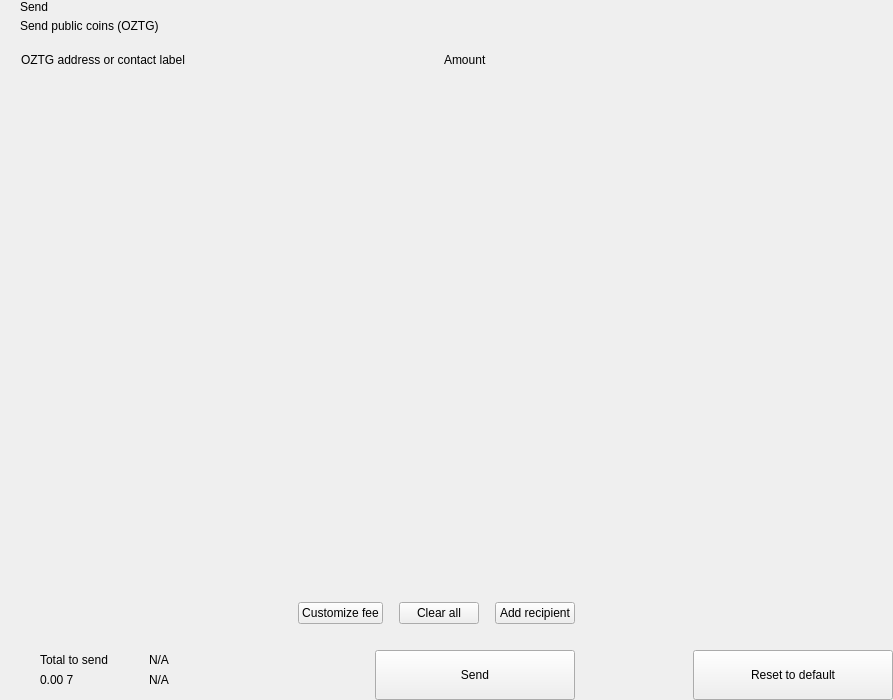
<?xml version="1.0" encoding="UTF-8"?>
<ui version="4.0">
 <class>send</class>
 <widget class="QWidget" name="send">
  <property name="geometry">
   <rect>
    <x>0</x>
    <y>0</y>
    <width>893</width>
    <height>700</height>
   </rect>
  </property>
  <property name="windowTitle">
   <string>Form</string>
  </property>
  <layout class="QHBoxLayout" name="horizontalLayout_2" stretch="2,1">
   <property name="spacing">
    <number>0</number>
   </property>
   <property name="leftMargin">
    <number>0</number>
   </property>
   <property name="topMargin">
    <number>0</number>
   </property>
   <property name="rightMargin">
    <number>0</number>
   </property>
   <property name="bottomMargin">
    <number>0</number>
   </property>
   <item>
    <widget class="QWidget" name="left" native="true">
     <layout class="QVBoxLayout" name="verticalLayout_3">
      <property name="spacing">
       <number>0</number>
      </property>
      <property name="leftMargin">
       <number>0</number>
      </property>
      <property name="topMargin">
       <number>0</number>
      </property>
      <property name="rightMargin">
       <number>0</number>
      </property>
      <property name="bottomMargin">
       <number>0</number>
      </property>
      <item>
       <layout class="QVBoxLayout" name="verticalLayout_22" stretch="0,0,0,1,0,0,0,0">
        <property name="spacing">
         <number>0</number>
        </property>
        <item>
         <layout class="QHBoxLayout" name="horizontalLayout_3">
          <property name="spacing">
           <number>0</number>
          </property>
          <property name="leftMargin">
           <number>20</number>
          </property>
          <property name="rightMargin">
           <number>20</number>
          </property>
          <item>
           <layout class="QVBoxLayout" name="verticalLayout">
            <property name="spacing">
             <number>5</number>
            </property>
            <item>
             <widget class="QLabel" name="labelTitle">
              <property name="text">
               <string>Send</string>
              </property>
              <property name="alignment">
               <set>Qt::AlignLeading|Qt::AlignLeft|Qt::AlignVCenter</set>
              </property>
             </widget>
            </item>
            <item>
             <widget class="QLabel" name="labelSubtitle1">
              <property name="text">
               <string>Send public coins (OZTG)</string>
              </property>
             </widget>
            </item>
           </layout>
          </item>
          <item>
           <spacer name="horizontalSpacer">
            <property name="orientation">
             <enum>Qt::Horizontal</enum>
            </property>
            <property name="sizeHint" stdset="0">
             <size>
              <width>40</width>
              <height>20</height>
             </size>
            </property>
           </spacer>
          </item>
         </layout>
        </item>
        <item>
         <spacer name="verticalSpacer_2">
          <property name="orientation">
           <enum>Qt::Vertical</enum>
          </property>
          <property name="sizeType">
           <enum>QSizePolicy::Fixed</enum>
          </property>
          <property name="sizeHint" stdset="0">
           <size>
            <width>20</width>
            <height>20</height>
           </size>
          </property>
         </spacer>
        </item>
        <item>
         <layout class="QHBoxLayout" name="horizontalLayout" stretch="6,0,2">
          <property name="spacing">
           <number>0</number>
          </property>
          <property name="leftMargin">
           <number>10</number>
          </property>
          <property name="topMargin">
           <number>0</number>
          </property>
          <property name="rightMargin">
           <number>20</number>
          </property>
          <property name="bottomMargin">
           <number>0</number>
          </property>
          <item>
           <widget class="QLabel" name="labelSubtitleAddress">
            <property name="styleSheet">
             <string notr="true">margin-left:8px;</string>
            </property>
            <property name="text">
             <string>OZTG address or contact label</string>
            </property>
           </widget>
          </item>
          <item>
           <spacer name="horizontalSpacer_3">
            <property name="orientation">
             <enum>Qt::Horizontal</enum>
            </property>
            <property name="sizeType">
             <enum>QSizePolicy::Fixed</enum>
            </property>
            <property name="sizeHint" stdset="0">
             <size>
              <width>40</width>
              <height>1</height>
             </size>
            </property>
           </spacer>
          </item>
          <item>
           <widget class="QLabel" name="labelSubtitleAmount">
            <property name="text">
             <string>Amount</string>
            </property>
           </widget>
          </item>
         </layout>
        </item>
        <item>
         <widget class="QScrollArea" name="scrollArea">
          <property name="minimumSize">
           <size>
            <width>0</width>
            <height>350</height>
           </size>
          </property>
          <property name="styleSheet">
           <string notr="true">#scrollArea {
            background:transparent;
            margin-top:10px;
}</string>
          </property>
          <property name="horizontalScrollBarPolicy">
           <enum>Qt::ScrollBarAlwaysOff</enum>
          </property>
          <property name="sizeAdjustPolicy">
           <enum>QAbstractScrollArea::AdjustIgnored</enum>
          </property>
          <property name="widgetResizable">
           <bool>true</bool>
          </property>
          <property name="alignment">
           <set>Qt::AlignLeading|Qt::AlignLeft|Qt::AlignTop</set>
          </property>
          <widget class="QWidget" name="scrollAreaWidgetContents">
           <property name="geometry">
            <rect>
             <x>0</x>
             <y>0</y>
             <width>591</width>
             <height>16</height>
            </rect>
           </property>
           <property name="sizePolicy">
            <sizepolicy hsizetype="Preferred" vsizetype="Maximum">
             <horstretch>0</horstretch>
             <verstretch>0</verstretch>
            </sizepolicy>
           </property>
           <property name="autoFillBackground">
            <bool>false</bool>
           </property>
           <property name="styleSheet">
            <string notr="true">#scrollAreaWidgetContents {
             background:transparent;
             }</string>
           </property>
           <layout class="QVBoxLayout" name="verticalLayout_7">
            <property name="spacing">
             <number>0</number>
            </property>
            <property name="sizeConstraint">
             <enum>QLayout::SetDefaultConstraint</enum>
            </property>
            <property name="leftMargin">
             <number>0</number>
            </property>
            <property name="topMargin">
             <number>0</number>
            </property>
            <property name="rightMargin">
             <number>0</number>
            </property>
            <property name="bottomMargin">
             <number>0</number>
            </property>
           </layout>
          </widget>
         </widget>
        </item>
        <item>
         <spacer name="verticalSpacer_4">
          <property name="orientation">
           <enum>Qt::Vertical</enum>
          </property>
          <property name="sizeType">
           <enum>QSizePolicy::Fixed</enum>
          </property>
          <property name="sizeHint" stdset="0">
           <size>
            <width>20</width>
            <height>20</height>
           </size>
          </property>
         </spacer>
        </item>
        <item>
         <layout class="QHBoxLayout" name="horizontalLayout_20">
          <property name="spacing">
           <number>6</number>
          </property>
          <property name="leftMargin">
           <number>20</number>
          </property>
          <property name="rightMargin">
           <number>20</number>
          </property>
          <item>
           <spacer name="horizontalSpacer_4">
            <property name="orientation">
             <enum>Qt::Horizontal</enum>
            </property>
            <property name="sizeHint" stdset="0">
             <size>
              <width>10</width>
              <height>20</height>
             </size>
            </property>
           </spacer>
          </item>
          <item>
           <widget class="QPushButton" name="pushButtonFee">
            <property name="focusPolicy">
             <enum>Qt::NoFocus</enum>
            </property>
            <property name="text">
             <string>Customize fee</string>
            </property>
           </widget>
          </item>
          <item>
           <spacer name="horizontalSpacer_11">
            <property name="orientation">
             <enum>Qt::Horizontal</enum>
            </property>
            <property name="sizeType">
             <enum>QSizePolicy::Minimum</enum>
            </property>
            <property name="sizeHint" stdset="0">
             <size>
              <width>10</width>
              <height>20</height>
             </size>
            </property>
           </spacer>
          </item>
          <item>
           <widget class="QPushButton" name="pushButtonClear">
            <property name="focusPolicy">
             <enum>Qt::NoFocus</enum>
            </property>
            <property name="layoutDirection">
             <enum>Qt::RightToLeft</enum>
            </property>
            <property name="text">
             <string>Clear all</string>
            </property>
           </widget>
          </item>
          <item>
           <spacer name="horizontalSpacer_6">
            <property name="orientation">
             <enum>Qt::Horizontal</enum>
            </property>
            <property name="sizeType">
             <enum>QSizePolicy::Fixed</enum>
            </property>
            <property name="sizeHint" stdset="0">
             <size>
              <width>10</width>
              <height>20</height>
             </size>
            </property>
           </spacer>
          </item>
          <item>
           <widget class="QPushButton" name="pushButtonAddRecipient">
            <property name="focusPolicy">
             <enum>Qt::NoFocus</enum>
            </property>
            <property name="text">
             <string>Add recipient</string>
            </property>
           </widget>
          </item>
         </layout>
        </item>
        <item>
         <spacer name="verticalSpacer">
          <property name="orientation">
           <enum>Qt::Vertical</enum>
          </property>
          <property name="sizeType">
           <enum>QSizePolicy::Fixed</enum>
          </property>
          <property name="sizeHint" stdset="0">
           <size>
            <width>20</width>
            <height>16</height>
           </size>
          </property>
         </spacer>
        </item>
        <item>
         <layout class="QHBoxLayout" name="horizontalLayout_7">
          <property name="rightMargin">
           <number>20</number>
          </property>
          <item>
           <layout class="QHBoxLayout" name="horizontalLayout_10">
            <property name="spacing">
             <number>0</number>
            </property>
            <property name="leftMargin">
             <number>8</number>
            </property>
            <item>
             <widget class="QStackedWidget" name="stackedWidget">
              <property name="minimumSize">
               <size>
                <width>0</width>
                <height>60</height>
               </size>
              </property>
              <property name="maximumSize">
               <size>
                <width>16777215</width>
                <height>60</height>
               </size>
              </property>
              <widget class="QWidget" name="page1">
               <layout class="QVBoxLayout" name="verticalLayout_71" stretch="0">
                <property name="spacing">
                 <number>6</number>
                </property>
                <property name="leftMargin">
                 <number>12</number>
                </property>
                <property name="topMargin">
                 <number>0</number>
                </property>
                <property name="rightMargin">
                 <number>0</number>
                </property>
                <property name="bottomMargin">
                 <number>0</number>
                </property>
                <item>
                 <widget class="QWidget" name="coinWidget" native="true">
                  <property name="minimumSize">
                   <size>
                    <width>0</width>
                    <height>60</height>
                   </size>
                  </property>
                  <property name="maximumSize">
                   <size>
                    <width>16777215</width>
                    <height>60</height>
                   </size>
                  </property>
                  <layout class="QHBoxLayout" name="horizontalLayout_9">
                   <property name="spacing">
                    <number>0</number>
                   </property>
                   <property name="leftMargin">
                    <number>20</number>
                   </property>
                   <property name="topMargin">
                    <number>10</number>
                   </property>
                   <property name="rightMargin">
                    <number>20</number>
                   </property>
                   <property name="bottomMargin">
                    <number>10</number>
                   </property>
                   <item>
                    <layout class="QVBoxLayout" name="verticalSend">
                     <property name="spacing">
                      <number>0</number>
                     </property>
                     <item>
                      <widget class="QLabel" name="labelTitleTotalSend">
                       <property name="text">
                        <string>Total to send</string>
                       </property>
                      </widget>
                     </item>
                     <item>
                      <widget class="QLabel" name="labelAmountSend">
                       <property name="text">
                        <string notr="true">0.00 7</string>
                       </property>
                      </widget>
                     </item>
                    </layout>
                   </item>
                   <item>
                    <spacer name="horizontalSpacer_9">
                     <property name="orientation">
                      <enum>Qt::Horizontal</enum>
                     </property>
                     <property name="sizeType">
                      <enum>QSizePolicy::Fixed</enum>
                     </property>
                     <property name="sizeHint" stdset="0">
                      <size>
                       <width>20</width>
                       <height>20</height>
                      </size>
                     </property>
                    </spacer>
                   </item>
                   <item>
                    <widget class="QLabel" name="labelLine">
                     <property name="minimumSize">
                      <size>
                       <width>1</width>
                       <height>0</height>
                      </size>
                     </property>
                     <property name="maximumSize">
                      <size>
                       <width>1</width>
                       <height>16777215</height>
                      </size>
                     </property>
                     <property name="text">
                      <string/>
                     </property>
                    </widget>
                   </item>
                   <item>
                    <spacer name="horizontalSpacer_10">
                     <property name="orientation">
                      <enum>Qt::Horizontal</enum>
                     </property>
                     <property name="sizeType">
                      <enum>QSizePolicy::Fixed</enum>
                     </property>
                     <property name="sizeHint" stdset="0">
                      <size>
                       <width>20</width>
                       <height>20</height>
                      </size>
                     </property>
                    </spacer>
                   </item>
                   <item>
                    <layout class="QVBoxLayout" name="verticalRemaining">
                     <property name="spacing">
                      <number>0</number>
                     </property>
                     <item>
                      <widget class="QLabel" name="labelTitleTotalRemaining">
                       <property name="text">
                        <string notr="true">N/A</string>
                       </property>
                      </widget>
                     </item>
                     <item>
                      <widget class="QLabel" name="labelAmountRemaining">
                       <property name="text">
                        <string notr="true">N/A</string>
                       </property>
                      </widget>
                     </item>
                    </layout>
                   </item>
                  </layout>
                 </widget>
                </item>
               </layout>
              </widget>
              <widget class="QWidget" name="page_2"/>
             </widget>
            </item>
           </layout>
          </item>
          <item>
           <spacer name="horizontalSpacer_5">
            <property name="orientation">
             <enum>Qt::Horizontal</enum>
            </property>
            <property name="sizeType">
             <enum>QSizePolicy::Expanding</enum>
            </property>
            <property name="sizeHint" stdset="0">
             <size>
              <width>40</width>
              <height>20</height>
             </size>
            </property>
           </spacer>
          </item>
          <item alignment="Qt::AlignBottom">
           <widget class="QPushButton" name="pushButtonSave">
            <property name="minimumSize">
             <size>
              <width>200</width>
              <height>50</height>
             </size>
            </property>
            <property name="maximumSize">
             <size>
              <width>200</width>
              <height>50</height>
             </size>
            </property>
            <property name="focusPolicy">
             <enum>Qt::NoFocus</enum>
            </property>
            <property name="text">
             <string>Send</string>
            </property>
           </widget>
          </item>
         </layout>
        </item>
       </layout>
      </item>
     </layout>
    </widget>
   </item>
   <item>
    <widget class="QWidget" name="right" native="true">
     <layout class="QVBoxLayout" name="verticalLayout_5">
      <property name="leftMargin">
       <number>0</number>
      </property>
      <property name="topMargin">
       <number>0</number>
      </property>
      <property name="rightMargin">
       <number>0</number>
      </property>
      <property name="bottomMargin">
       <number>0</number>
      </property>
      <item>
       <layout class="QVBoxLayout" name="verticalLayout_4">
        <property name="spacing">
         <number>6</number>
        </property>
        <item>
         <widget class="OptionButton" name="btnCoinControl" native="true">
          <property name="minimumSize">
           <size>
            <width>0</width>
            <height>50</height>
           </size>
          </property>
         </widget>
        </item>
        <item>
         <widget class="OptionButton" name="btnChangeAddress" native="true">
          <property name="minimumSize">
           <size>
            <width>0</width>
            <height>50</height>
           </size>
          </property>
         </widget>
        </item>
        <item>
         <widget class="OptionButton" name="btnUri" native="true">
          <property name="minimumSize">
           <size>
            <width>0</width>
            <height>50</height>
           </size>
          </property>
         </widget>
        </item>
        <item>
         <spacer name="verticalSpacer_5">
          <property name="orientation">
           <enum>Qt::Vertical</enum>
          </property>
          <property name="sizeHint" stdset="0">
           <size>
            <width>20</width>
            <height>40</height>
           </size>
          </property>
         </spacer>
        </item>
        <item>
         <layout class="QHBoxLayout" name="horizontalLayout_8">
          <item>
           <spacer name="horizontalSpacer_7">
            <property name="orientation">
             <enum>Qt::Horizontal</enum>
            </property>
            <property name="sizeHint" stdset="0">
             <size>
              <width>40</width>
              <height>20</height>
             </size>
            </property>
           </spacer>
          </item>
          <item>
           <widget class="QPushButton" name="pushButtonReset">
            <property name="minimumSize">
             <size>
              <width>200</width>
              <height>50</height>
             </size>
            </property>
            <property name="maximumSize">
             <size>
              <width>200</width>
              <height>50</height>
             </size>
            </property>
            <property name="focusPolicy">
             <enum>Qt::NoFocus</enum>
            </property>
            <property name="text">
             <string>Reset to default</string>
            </property>
           </widget>
          </item>
         </layout>
        </item>
       </layout>
      </item>
     </layout>
    </widget>
   </item>
  </layout>
 </widget>
 <customwidgets>
  <customwidget>
   <class>OptionButton</class>
   <extends>QWidget</extends>
   <header>qt/pivx/optionbutton.h</header>
   <container>1</container>
  </customwidget>
 </customwidgets>
 <resources/>
 <connections/>
</ui>
